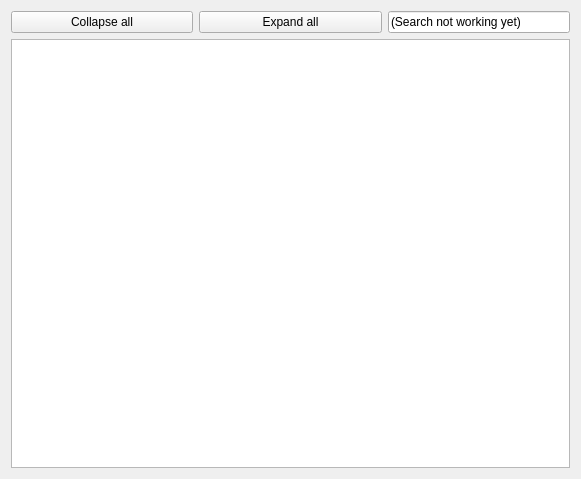
<?xml version="1.0" encoding="UTF-8"?>
<ui version="4.0">
 <class>_node_selector_pane</class>
 <widget class="NodeSelectorWidget" name="_node_selector_pane">
  <property name="geometry">
   <rect>
    <x>0</x>
    <y>0</y>
    <width>581</width>
    <height>479</height>
   </rect>
  </property>
  <layout class="QVBoxLayout" name="verticalLayout">
   <item>
    <layout class="QHBoxLayout" name="horizontalLayout">
     <item>
      <widget class="QPushButton" name="_collapse_button">
       <property name="sizePolicy">
        <sizepolicy hsizetype="MinimumExpanding" vsizetype="Fixed">
         <horstretch>0</horstretch>
         <verstretch>0</verstretch>
        </sizepolicy>
       </property>
       <property name="minimumSize">
        <size>
         <width>75</width>
         <height>0</height>
        </size>
       </property>
       <property name="text">
        <string>Collapse all</string>
       </property>
      </widget>
     </item>
     <item>
      <widget class="QPushButton" name="_expand_button">
       <property name="sizePolicy">
        <sizepolicy hsizetype="MinimumExpanding" vsizetype="Fixed">
         <horstretch>0</horstretch>
         <verstretch>0</verstretch>
        </sizepolicy>
       </property>
       <property name="minimumSize">
        <size>
         <width>75</width>
         <height>0</height>
        </size>
       </property>
       <property name="font">
        <font>
         <weight>50</weight>
         <bold>false</bold>
        </font>
       </property>
       <property name="text">
        <string>Expand all</string>
       </property>
      </widget>
     </item>
     <item>
      <widget class="QLineEdit" name="_search_lineedit">
       <property name="sizePolicy">
        <sizepolicy hsizetype="MinimumExpanding" vsizetype="Fixed">
         <horstretch>0</horstretch>
         <verstretch>0</verstretch>
        </sizepolicy>
       </property>
       <property name="minimumSize">
        <size>
         <width>100</width>
         <height>0</height>
        </size>
       </property>
       <property name="text">
        <string>(Search not working yet)</string>
       </property>
      </widget>
     </item>
    </layout>
   </item>
   <item>
    <widget class="QTreeView" name="_node_selector_view">
     <property name="sizePolicy">
      <sizepolicy hsizetype="Expanding" vsizetype="Expanding">
       <horstretch>0</horstretch>
       <verstretch>0</verstretch>
      </sizepolicy>
     </property>
     <property name="headerHidden">
      <bool>true</bool>
     </property>
    </widget>
   </item>
  </layout>
 </widget>
 <customwidgets>
  <customwidget>
   <class>NodeSelectorWidget</class>
   <extends>QWidget</extends>
   <header>rqt_param.node_selector_widget</header>
   <container>1</container>
  </customwidget>
 </customwidgets>
 <resources/>
 <connections/>
</ui>
